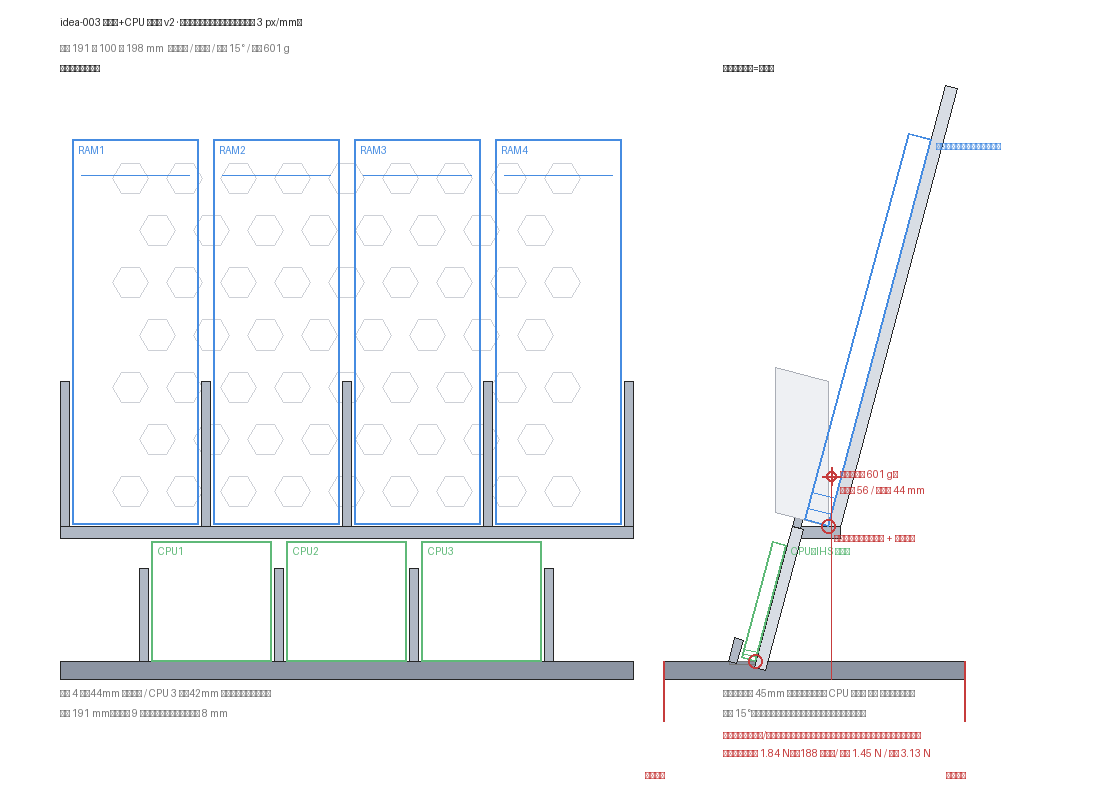

Reproduce this figure in Python.
#!/usr/bin/env python3
"""从 rack.scad 的参数生成等比正视图 + 侧剖视图 PNG（示意图/自检用，不是内核渲染）。

画法规则与 rack.scad 的模块一一对应：斜靠板 / 台面 / 分隔牙 / 挡边 / 蜂窝，
物件（内存、CPU）按参数画成半透明 ghost，用来核对落位与间隙。
用法: python3 preview.py [输出路径, 默认同目录 preview.png]
"""
import math, sys
from pathlib import Path
from PIL import Image, ImageDraw, ImageFont
from model import *   # 派生尺寸/重心与 check.py 共用一份，两边不会画歪

HERE = Path(__file__).resolve().parent
OUT = Path(sys.argv[1]) if len(sys.argv) > 1 else HERE / 'preview.png'

S = 3
BG, INK, GREY = (255, 255, 255), (38, 38, 38), (120, 120, 120)
PLATE, SLAB, BASE = (216, 221, 228), (176, 184, 196), (140, 148, 162)
RAM, CPU, FAINT = (70, 140, 225), (95, 185, 120), (205, 208, 214)
try:
    F = ImageFont.truetype('/System/Library/Fonts/PingFang.ttc', 17)
    Fs = ImageFont.truetype('/System/Library/Fonts/PingFang.ttc', 13)
except OSError:
    F = Fs = ImageFont.load_default()

def hexpts(cx, cz, r, squash=1.0):
    return [(cx + r * math.cos(a), cz + r * squash * math.sin(a)) for a in [k * math.pi / 3 for k in range(6)]]

# 画布：左正视图 / 右侧剖视图，共用同一条 z 基线
base_y = 70 + int(H) * S
f_ox = 60
s_ox = f_ox + int(W) * S + 90
canvas = Image.new('RGB', (s_ox + int(base_d) * S + 70, base_y + int(P['base_t']) * S + 112), BG)
d = ImageDraw.Draw(canvas)
FX = lambda x: f_ox + x * S
SZ = lambda z: base_y - z * S
SX = lambda y: s_ox + y * S

d.text((f_ox, 16), 'idea-003 内存条+CPU 展示架 v2 · 后仰斜靠式，正面朝外（等比示意 %d px/mm）' % S, font=F, fill=INK)
d.text((f_ox, 42), '外廓 %.0f × %.0f × %.0f mm  一体打印 / 免支撑 / 斜面 %d° / 估重 %.0f g' % (W, base_d, H, round(math.degrees(tilt)), tot_kg * 1000), font=Fs, fill=GREY)

# ============ 正视图 ============
d.text((f_ox, SZ(wall_top_z) - 24), '正视图（观众侧）', font=F, fill=INK)
# 背板蜂窝：可见的顶排画实，其余画虚（被内存挡住）
hex_rows = int((P['wall_len'] - 2 * P['hex_zmargin']) // P['hex_pitch']) + 1
hex_x0 = (W - (P['hex_cols'] - 1) * P['hex_pitch']) / 2
for r in range(hex_rows):
    s = P['hex_zmargin'] + r * P['hex_pitch']
    z = wall_z0 + s * math.cos(tilt)
    cols = int(P['hex_cols']) if r % 2 == 0 else int(P['hex_cols']) - 1
    off = 0 if r % 2 == 0 else P['hex_pitch'] / 2
    for c in range(cols):
        x = hex_x0 + off + c * P['hex_pitch']
        pts = hexpts(FX(x), SZ(z), P['hex_r'] * S, math.cos(tilt))
        col = INK if z - P['hex_r'] > ram_top_z else FAINT
        d.polygon(pts, fill=BG, outline=col)
# 台面 / 底板轮廓
d.rectangle([FX(0), SZ(Zp), FX(W), SZ(Zp - P['plat_t'])], fill=SLAB, outline=INK)
d.rectangle([FX(0), SZ(0), FX(W), SZ(-P['base_t'])], fill=BASE, outline=INK)
# 分隔牙（每片是一根竖直细条，顶面随斜面）
for i in range(ram_tines):
    xc = i * (ram_cw + P['tine_t'])
    d.polygon([(FX(xc), SZ(Zp)), (FX(xc + P['tine_t']), SZ(Zp)), (FX(xc + P['tine_t']), SZ(Zp + P['ram_tine_h'] * math.cos(tilt))),
               (FX(xc), SZ(Zp + P['ram_tine_h'] * math.cos(tilt)))], fill=SLAB, outline=INK)
for i in range(cpu_tines):
    xc = cpu_row_x0 + i * (cpu_cw + P['tine_t'])
    d.polygon([(FX(xc), SZ(0)), (FX(xc + P['tine_t']), SZ(0)), (FX(xc + P['tine_t']), SZ(P['cpu_tine_h'] * math.cos(tilt))),
               (FX(xc), SZ(P['cpu_tine_h'] * math.cos(tilt)))], fill=SLAB, outline=INK)
# 物件 ghost
for i in range(ram_n):
    xc = ram_slot_x(i)
    zb, zt = Zp + 0.5, ram_top_z
    d.rectangle([FX(xc - P['ram_w'] / 2), SZ(zt), FX(xc + P['ram_w'] / 2), SZ(zb)], outline=RAM, width=2)
    d.line([FX(xc - P['ram_w'] / 2 + 3), SZ(zt - 12), FX(xc + P['ram_w'] / 2 - 3), SZ(zt - 12)], fill=RAM, width=1)
    d.text((FX(xc - P['ram_w'] / 2 + 2), SZ(zt) + 4), 'RAM%d' % (i + 1), font=Fs, fill=RAM)
for i in range(cpu_n):
    xc = cpu_slot_x(i)
    zt = P['cpu_w'] * math.cos(tilt) + P['cpu_thick'] * math.sin(tilt)
    d.rectangle([FX(xc - P['cpu_w'] / 2), SZ(zt), FX(xc + P['cpu_w'] / 2), SZ(0)], outline=CPU, width=2)
    d.text((FX(xc - P['cpu_w'] / 2 + 2), SZ(zt) + 4), 'CPU%d' % (i + 1), font=Fs, fill=CPU)
d.text((f_ox, SZ(-P['base_t']) + 8), '内存 %d 根（%dmm 位）朝外 / CPU %d 颗（%dmm 位）朝外，前排低一级' % (ram_n, ram_cw, cpu_n, cpu_cw), font=Fs, fill=GREY)
d.text((f_ox, SZ(-P['base_t']) + 28), '总宽 %.0f mm；分隔牙 %d 片把每件框住，前缘挡边高 %.0f mm' % (W, ram_tines + cpu_tines, P['lip_h']), font=Fs, fill=GREY)

# ============ 侧剖视图 ============
d.text((s_ox, SZ(wall_top_z) - 24), '侧剖视图（左=观众）', font=F, fill=INK)
def quad(pts, fill, outline=INK):
    d.polygon([(SX(y), SZ(z)) for y, z in pts], fill=fill, outline=outline)

# 底板（正视图外再画一次完整矩形）
quad([(base_front, -P['base_t']), (base_back, -P['base_t']), (base_back, 0), (base_front, 0)], BASE)
# 名牌凹位
quad([(P['label_y'] - P['label_d'] / 2, -P['label_deep']), (P['label_y'] + P['label_d'] / 2, -P['label_deep']),
      (P['label_y'] + P['label_d'] / 2, 0), (P['label_y'] - P['label_d'] / 2, 0)], BASE, GREY)
# 背板
fy, fz = wall_y0, wall_z0
quad([(fy, fz), (fy + up(P['wall_len'])[0], fz + up(P['wall_len'])[1]),
      (fy + up(P['wall_len'])[0] + P['plate_t'] * math.cos(tilt), fz + up(P['wall_len'])[1] - P['plate_t'] * math.sin(tilt)),
      (fy + P['plate_t'] * math.cos(tilt), fz - P['plate_t'] * math.sin(tilt))], PLATE)
# 台面
quad([(plat_y0, Zp - P['plat_t']), (plat_y0 + plat_d, Zp - P['plat_t']), (plat_y0 + plat_d, Zp), (plat_y0, Zp)], SLAB)
# CPU 斜靠板
quad([(cpu_plate_y0, cpu_plate_z0), (cpu_plate_y0 + up(cpu_plate_len)[0], cpu_plate_z0 + up(cpu_plate_len)[1]),
      (cpu_plate_y0 + up(cpu_plate_len)[0] + P['plate_t'] * math.cos(tilt), cpu_plate_z0 + up(cpu_plate_len)[1] - P['plate_t'] * math.sin(tilt)),
      (cpu_plate_y0 + P['plate_t'] * math.cos(tilt), cpu_plate_z0 - P['plate_t'] * math.sin(tilt))], PLATE)
# 内存挡边 / CPU 挡边
for y0, z0 in [(plat_y0, Zp), (cpu_plate_y0 + fwd(P['cpu_thick'] + P['lip_gap'] + P['lip_t'])[0], 0)]:
    quad([(y0, z0), (y0 + up(P['lip_h'])[0], z0 + up(P['lip_h'])[1]),
          (y0 + up(P['lip_h'])[0] + P['lip_t'] * math.cos(tilt), z0 + up(P['lip_h'])[1] - P['lip_t'] * math.sin(tilt)),
          (y0 + P['lip_t'] * math.cos(tilt), z0 - P['lip_t'] * math.sin(tilt))], SLAB)
# 分隔牙（剖面在旁边 24.5mm，用浅色表示）
dy = ram_slot_x(0) + ram_cw / 2 + 1.5
quad([(wall_y_at_Zp, Zp), (wall_y_at_Zp + fwd(P['ram_tine_d'])[0], Zp + fwd(P['ram_tine_d'])[1]),
      (wall_y_at_Zp + fwd(P['ram_tine_d'])[0], Zp + fwd(P['ram_tine_d'])[1] + P['ram_tine_h'] * math.cos(tilt)),
      (wall_y_at_Zp, Zp + P['ram_tine_h'] * math.cos(tilt))], (238, 240, 243), (170, 174, 182))
# 物件 ghost：内存（底面后角坐在台面上、背靠背板）/ CPU（底面后角坐底板、背靠 CPU 板）
def lean_ghost(depth, length, y_butt, z_butt, color, label, dash_z=10):
    p0 = (y_butt, z_butt)
    p1 = (y_butt + fwd(depth)[0], z_butt + fwd(depth)[1])
    p2 = (p1[0] + up(length)[0], p1[1] + up(length)[1])
    p3 = (p0[0] + up(length)[0], p0[1] + up(length)[1])
    quad([p0, p1, p2, p3], None, color)
    d.polygon([(SX(y), SZ(z)) for y, z in [p0, p1, p2, p3]], outline=color, width=2)
    if dash_z:  # 金手指那一段（离底面 10mm 内、两侧大面上）
        for t in (0.03, 0.07):
            a = (p0[0] + t * (p3[0] - p0[0]), p0[1] + t * (p3[1] - p0[1]))
            b = (p1[0] + t * (p2[0] - p1[0]), p1[1] + t * (p2[1] - p1[1]))
            d.line([SX(a[0]), SZ(a[1]), SX(b[0]), SZ(b[1])], fill=color, width=1)
    d.text((SX(p3[0]) + 4, SZ(p3[1])), label, font=Fs, fill=color)

lean_ghost(P['ram_thick'], P['ram_len'], wall_y_at_Zp, Zp, RAM, '内存：竖着斜靠，标签面朝外')
lean_ghost(P['cpu_thick'], P['cpu_w'], cpu_plate_front_y(0), 0, CPU, 'CPU：IHS 面朝外')
d.text((s_ox, SZ(-P['base_t']) + 8), '后排内存坐在 %.0fmm 高的台面上，前排 CPU 坐底板 —— 错开一级省宽度' % Zp, font=Fs, fill=GREY)
d.text((s_ox, SZ(-P['base_t']) + 28), '斜面 %d°，靠重力贴板；底面后角落在板面上，前缘挡边防滑' % round(math.degrees(tilt)), font=Fs, fill=GREY)

# ---- 受力标注：重心投影 / 前后棱 / 坐角 ----
RED = (198, 60, 60)
d.line([SX(com_y), SZ(com_z), SX(com_y), SZ(-P['base_t'])], fill=RED, width=1)
for zz in range(int(SZ(-P['base_t'])), int(SZ(com_z)), 8):
    d.line([SX(com_y) - 3, zz, SX(com_y) + 3, zz], fill=RED, width=1)
d.ellipse([SX(com_y) - 5, SZ(com_z) - 5, SX(com_y) + 5, SZ(com_z) + 5], outline=RED, width=2)
d.line([SX(com_y) - 9, SZ(com_z), SX(com_y) + 9, SZ(com_z)], fill=RED, width=2)
d.line([SX(com_y), SZ(com_z) - 9, SX(com_y), SZ(com_z) + 9], fill=RED, width=2)
d.text((SX(com_y) + 8, SZ(com_z) - 8), '重心（估重 %.0f g）' % (tot_kg * 1000), font=Fs, fill=RED)
d.text((SX(com_y) + 8, SZ(com_z) + 8), '离前缘 %.0f / 离后缘 %.0f mm' % (com_y - base_front, base_back - com_y), font=Fs, fill=RED)
for ey, name in [(base_front, '底板前缘'), (base_back, '底板后缘')]:
    d.line([SX(ey), SZ(0), SX(ey), SZ(-P['base_t'] - 14)], fill=RED, width=2)
    d.text((SX(ey) - 18, SZ(-P['base_t'] - 30)), name, font=Fs, fill=RED)
# 坐角：内存底棱 + CPU 底棱，圈一下并说明重力把它压进角里
for by, bz in [(wall_y_at_Zp, Zp), (cpu_plate_front_y(0), 0)]:
    d.ellipse([SX(by) - 7, SZ(bz) - 7, SX(by) + 7, SZ(bz) + 7], outline=RED, width=2)
d.text((SX(wall_y_at_Zp) + 6, SZ(Zp) + 6), '坐进直角角里：面贴板 + 棱压台面', font=Fs, fill=RED)
d.text((s_ox, SZ(-P['base_t']) + 50), '受力：重力→台面/底板受压；后仰的水平推力→靠板根部→底板受剪，全回到同一块底板',
       font=Fs, fill=RED)
d.text((s_ox, SZ(-P['base_t']) + 68), '倾覆门槛：前推 %.2f N（≈%.0f 克力）/ 后推 %.2f N / 侧推 %.2f N'
       % (tip_front_N, tip_front_N / 9.8 * 1000, tip_back_N, tip_side_N), font=Fs, fill=RED)

canvas.save(OUT)
print('已输出 %s (%dx%d)' % (OUT, canvas.size[0], canvas.size[1]))
print('侧剖视：内存底棱 (y=%.2f, z=%.0f)，CPU 底棱 (y=%.2f, z=0)，底板 Y %.0f..%.1f，重心 (y=%.1f, z=%.1f)'
      % (wall_y_at_Zp, Zp, cpu_plate_front_y(0), base_front, base_back, com_y, com_z))
